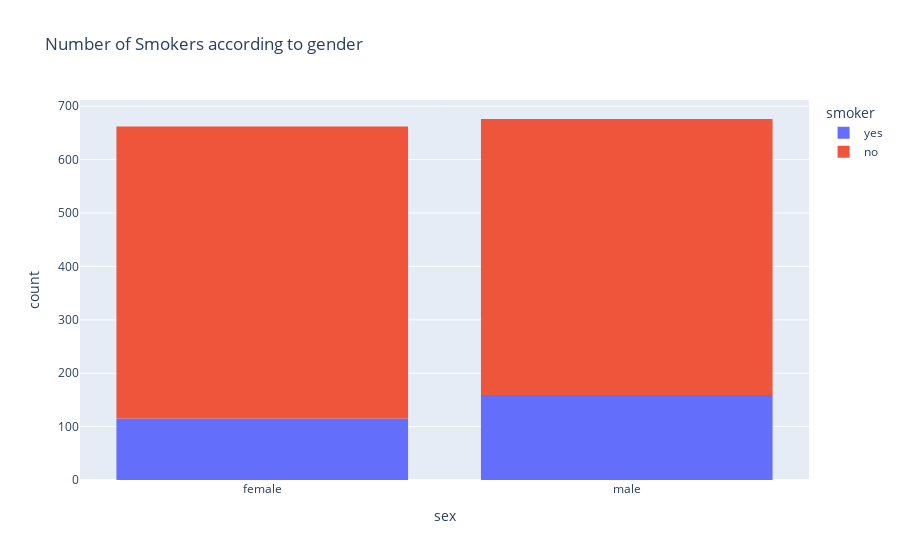

The notebook cell this image was saved under:
### Code cell
import plotly.express as px
data = data
figure = px.histogram(data, x = "sex", color = "smoker", title= "Number of Smokers according to gender")
figure.show()

### Figure 1 — Plotly figure (JSON) as saved in the notebook; plotly's stock layout.template omitted (floating-point values rounded to 4 significant figures; data arrays with more than 128 entries replaced by an {"elided": "..."} marker saying what was removed)
{"data": [{"alignmentgroup": "True", "bingroup": "x", "hovertemplate": "smoker=yes<br>sex=%{x}<br>count=%{y}<extra></extra>", "legendgroup": "yes", "marker": {"color": "#636efa", "pattern": {"shape": ""}}, "name": "yes", "offsetgroup": "yes", "orientation": "v", "showlegend": true, "type": "histogram", "x": {"elided": "274 str values"}, "xaxis": "x", "yaxis": "y"}, {"alignmentgroup": "True", "bingroup": "x", "hovertemplate": "smoker=no<br>sex=%{x}<br>count=%{y}<extra></extra>", "legendgroup": "no", "marker": {"color": "#EF553B", "pattern": {"shape": ""}}, "name": "no", "offsetgroup": "no", "orientation": "v", "showlegend": true, "type": "histogram", "x": {"elided": "1064 str values"}, "xaxis": "x", "yaxis": "y"}], "layout": {"barmode": "relative", "legend": {"title": {"text": "smoker"}, "tracegroupgap": 0}, "title": {"text": "Number of Smokers according to gender"}, "xaxis": {"anchor": "y", "domain": [0, 1], "title": {"text": "sex"}}, "yaxis": {"anchor": "x", "domain": [0, 1], "title": {"text": "count"}}}}
